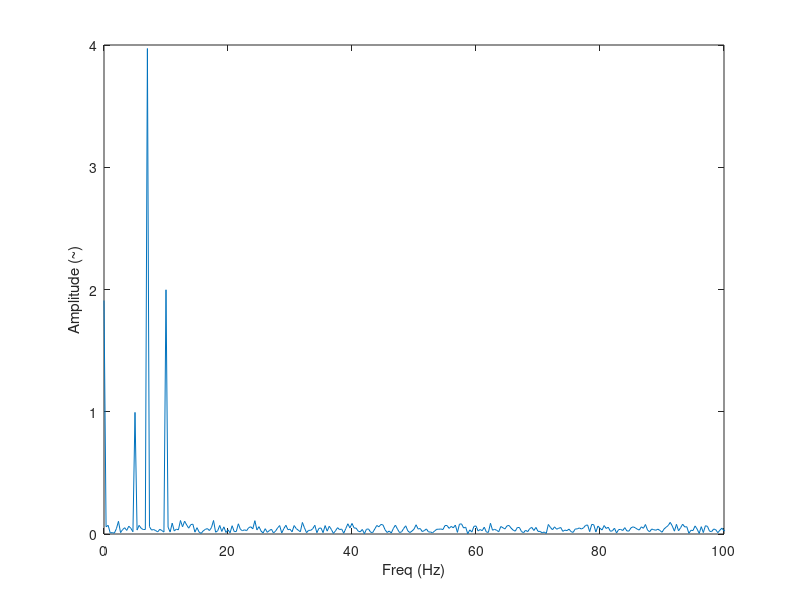

The MATLAB source for this figure: (Note: this script raises an error after producing the figure.)
%% porównanie własnej imoplementacji FFT z wbudowanym
clc;close all;clear variables;
addpath 'D:\OneDrive\Studia\Semestr 8\1 - Identyfikacja układów mechatronicznych\3 - Projektowe\spectral-processing-tool\func'
%%
tmax = 3;
fs = 200;

t = 0:1/fs:tmax-1/fs;
y = sin(2*pi*5*t) + 2*sin(2*pi*10*t) + 4*sin(2*pi*7*t)+2*rand(size(t));

yf= fft(y);
s = length(yf);
f = linspace(0,fs-fs/s,s);
fig = figure(1);
plot(f,(abs(yf)/s*2))
xlim([0 fs/2])
xlabel('Freq (Hz)')
ylabel('Amplitude (~)')
hold on;
%% 
figure
Yh = hilbert(y);
YH = Hilbert(y);

plot(t,abs(Yh),'r')
hold on
plot(t,abs(YH),'b--')
%% analytic signal
z = y +1i*YH;
%%
z = hilbert(y);
instfrq = fs/(2*pi)*diff(unwrap(angle(z)));
plot(t(2:end),instfrq)
ylim([0 fs/2])
hold on
plot(t,y)
%% figure

[yupper,  ylower]=Envelope(y)
plot_param = {'Color', [205/255 155/255 155/255],'Linewidth',3}; 
plot(t,y)

hold on
plot(t,yupper,t,ylower,plot_param{:})

title('Hilbert Envelope')
hold off
[inst_amplitude,inst_phase,inst_freq] = Instinfo(y,fs);
%%
Fs=2500;
T=10;
t=0:1/Fs:T;
N=length(t);
f=[0:N-1]/N*Fs;
AM=(1-sawtooth(2*pi*6*t)).^7;
x=AM.*randn(size(AM));
plot_param = {'Color', [0 0 0],'Linewidth',2}; 
plot(t,x,plot_param{:})
%% periodogram
figure;
Y_per=Periodogram(y,fs);
plot(f,Y_per)
xlim([0 fs/2])
%% detrend
XX=3*t.^5+-25*t.^3+2*t.^2+1+20*rand(size(t));
plot(t,XX)
[p]=Detrend(t,XX,6);
hold on
plot(t,p)